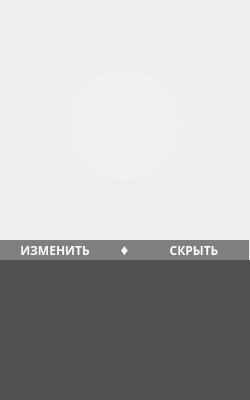
<?xml version="1.0" encoding="UTF-8"?>
<ui version="4.0">
 <class>Valentina</class>
 <widget class="QMainWindow" name="Valentina">
  <property name="geometry">
   <rect>
    <x>0</x>
    <y>0</y>
    <width>250</width>
    <height>400</height>
   </rect>
  </property>
  <property name="font">
   <font>
    <family>Arial Black</family>
   </font>
  </property>
  <property name="windowTitle">
   <string>Valentina</string>
  </property>
  <property name="autoFillBackground">
   <bool>false</bool>
  </property>
  <property name="styleSheet">
   <string notr="true">background-color: qlineargradient(spread:pad, x1:1, y1:1, x2:0, y2:0, stop:0
rgba(81, 0, 200, 255), stop:0.427447 rgba(41, 61, 150, 235), stop:1 rgba(170, 79, 165, 255));
font-family:Arial Black;</string>
  </property>
  <widget class="QWidget" name="centralwidget">
   <widget class="QPushButton" name="button_mic">
    <property name="geometry">
     <rect>
      <x>70</x>
      <y>70</y>
      <width>110</width>
      <height>110</height>
     </rect>
    </property>
    <property name="cursor">
     <cursorShape>PointingHandCursor</cursorShape>
    </property>
    <property name="styleSheet">
     <string notr="true">QPushButton {
    background-color: rgba(255, 255, 255, 20);
    border-radius: 55;
}
QPushButton:hover{
background-color: rgba(255, 255, 255, 50);
effect = QtWidgets.QGraphicsDropShadowEffect(QPushButton)
effect.setOffset(0, 0)
effect.setBlurRadius(20)
effect.setColor(QColor(57, 219, 255))
 QPushButton.setGraphicsEffect(effect)
}</string>
    </property>
    <property name="text">
     <string/>
    </property>
   </widget>
   <widget class="QScrollArea" name="Comand_list">
    <property name="geometry">
     <rect>
      <x>0</x>
      <y>260</y>
      <width>251</width>
      <height>141</height>
     </rect>
    </property>
    <property name="styleSheet">
     <string notr="true">background-color: rgba(50, 50, 50, 150);
border: none;
margin: 0px;
padding: 0px;
</string>
    </property>
    <property name="widgetResizable">
     <bool>true</bool>
    </property>
    <widget class="QWidget" name="scrollAreaWidgetContents">
     <property name="geometry">
      <rect>
       <x>0</x>
       <y>0</y>
       <width>251</width>
       <height>141</height>
      </rect>
     </property>
    </widget>
   </widget>
   <widget class="QPushButton" name="push_add">
    <property name="geometry">
     <rect>
      <x>0</x>
      <y>240</y>
      <width>110</width>
      <height>20</height>
     </rect>
    </property>
    <property name="font">
     <font>
      <family>Arial Black</family>
      <weight>75</weight>
      <bold>true</bold>
     </font>
    </property>
    <property name="styleSheet">
     <string notr="true">background-color: rgba(50, 50, 50, 150);
color:white;
border: none;
margin: 0px;
padding: 0px;</string>
    </property>
    <property name="text">
     <string>ИЗМЕНИТЬ</string>
    </property>
   </widget>
   <widget class="QPushButton" name="pushButton_2">
    <property name="geometry">
     <rect>
      <x>139</x>
      <y>240</y>
      <width>110</width>
      <height>20</height>
     </rect>
    </property>
    <property name="font">
     <font>
      <family>Arial Black</family>
      <weight>75</weight>
      <bold>true</bold>
     </font>
    </property>
    <property name="styleSheet">
     <string notr="true">background-color: rgba(50, 50, 50, 150);
color:white;
border: none;
margin: 0px;
padding: 0px;</string>
    </property>
    <property name="text">
     <string>СКРЫТЬ</string>
    </property>
   </widget>
   <widget class="QPushButton" name="pushButton_3">
    <property name="geometry">
     <rect>
      <x>110</x>
      <y>240</y>
      <width>29</width>
      <height>20</height>
     </rect>
    </property>
    <property name="font">
     <font>
      <family>Arial Black</family>
     </font>
    </property>
    <property name="styleSheet">
     <string notr="true">background-color: rgba(50, 50, 50, 150);
color:white;
border: none;
margin: 0px;
padding: 0px;</string>
    </property>
    <property name="text">
     <string>♦</string>
    </property>
   </widget>
  </widget>
 </widget>
 <resources/>
 <connections/>
</ui>
